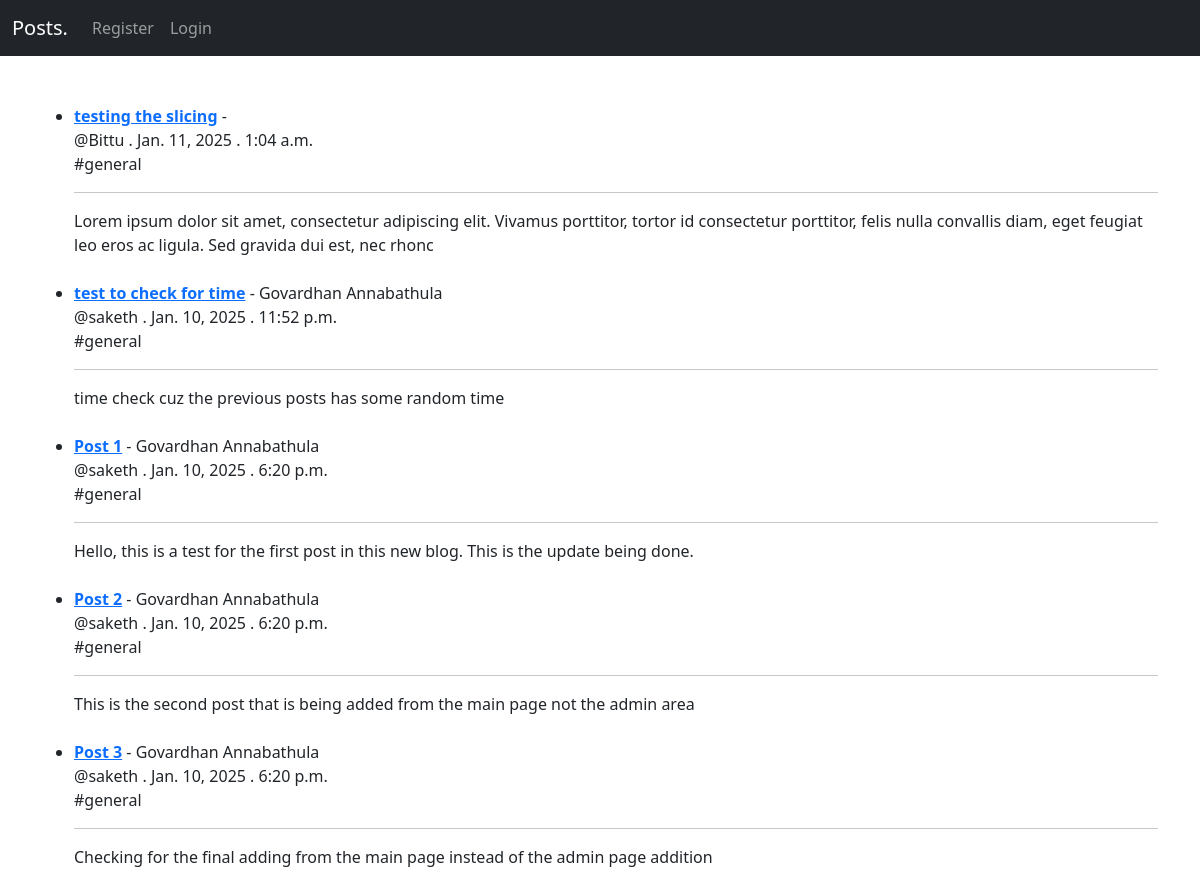
The app's page /, older data.
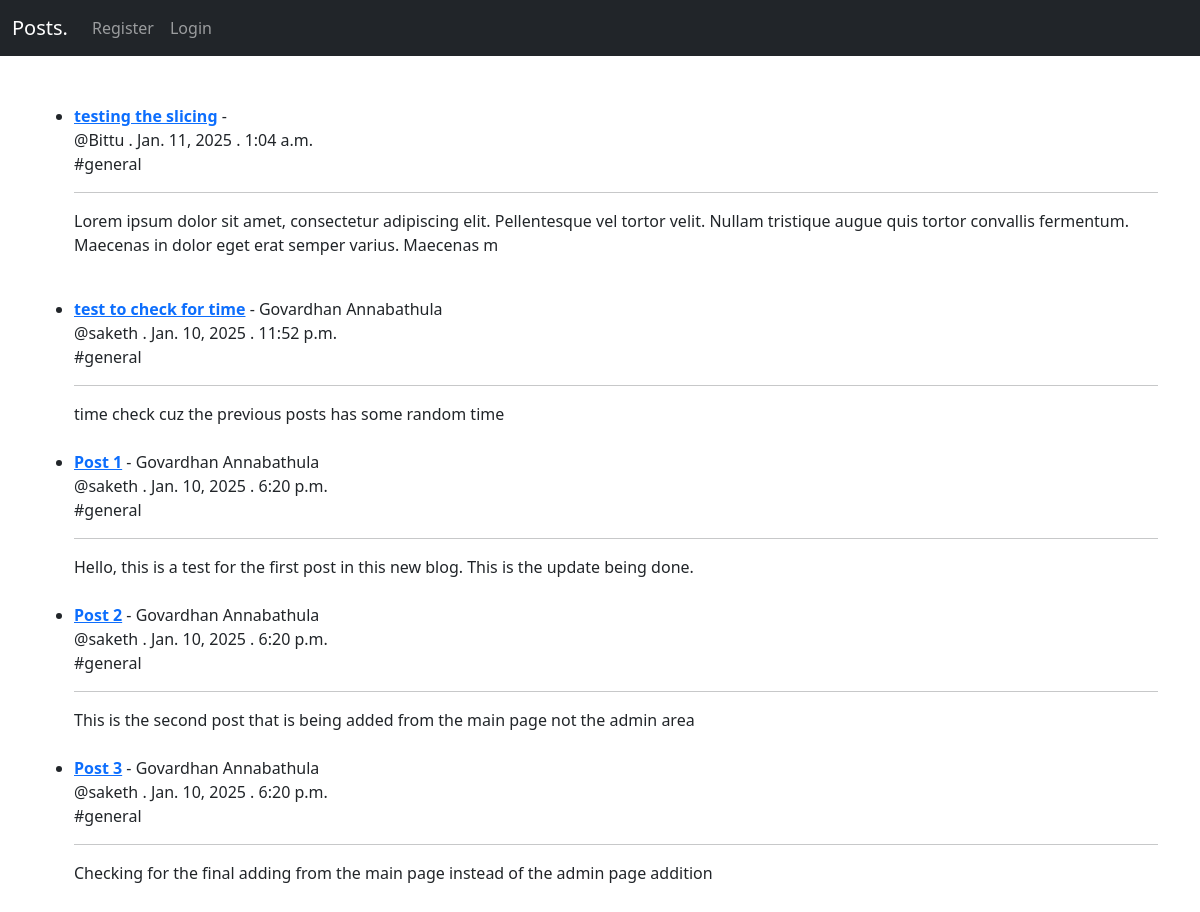
The same page, newer data.
### startBlog/models.py (models this page shows, shortened)
class Post(models.Model):
    title = models.CharField(max_length=255)
    author = models.ForeignKey(User, on_delete=models.CASCADE) #If user is deleted then this removes all the posts from the user
    body = models.TextField()
    post_date = models.DateField(auto_now_add=True)
    post_time = models.TimeField(auto_now_add=True)
    category = models.CharField(max_length=255, default="#general")

### startBlog/views.py (the view)
# urls.py: path('', HomeView.as_view(), name="home"), #using the class views
class HomeView(ListView):
    model = Post
    template_name = 'home.html'
    ordering = ['-post_date', '-post_time']

### startBlog/templates/home.html
{%  extends 'base.html' %}
{%  block content    %}
<br>
<ul>
{% for post in object_list %}
    <li><a href="{% url 'post-detail' post.pk %}"><b>{{  post.title }}</b></a> - {{  post.author.first_name }} {{  post.author.last_name }} <br/>
        @{{  post.author }} . {{ post.post_date }} . {{ post.post_time }}<br/>
        {{  post.category }}<br>
        <hr>
        {{ post.body|slice:":200"|safe }}</li>
    <br>
{% endfor %}
</ul>
{%  endblock    %}

### startBlog/templates/base.html (shortened to what this page needs)
<!DOCTYPE html>
<html lang="en">
<head>
    <link href="https://cdn.jsdelivr.net/npm/bootstrap@5.3.3/dist/css/bootstrap.min.css" rel="stylesheet">
</head>
<body>
    <nav class="navbar navbar-expand-lg bg-dark navbar-dark">
        <div class="container-fluid">
          <a class="navbar-brand" href="{%  url 'home'  %}">Posts.</a>
          <div class="collapse navbar-collapse" id="navbarSupportedContent">
            <ul class="navbar-nav me-auto mb-2 mb-lg-0">
              {% if user.is_authenticated %}
              <li class="nav-item">
                <a class="nav-link" href="{% url 'add-post' %}">Add Post</a>
              </li>
              <li class="nav-item">
                <a class="nav-link" href="{% url 'add-category' %}">Add Category</a>
              </li>
              <form method="post" action="{% url 'logout' %}" class="nav-item">
                {% csrf_token %}
                <button type="submit" class="nav-link">Log Out</button>
              </form>
              {% else %}
              <li class="nav-item">
                <a class="nav-link" href="{% url 'register' %}">Register</a>
              </li>
              <li class="nav-item">
                <a class="nav-link" href="{% url 'login' %}">Login</a>
              </li>
              {% endif %}
            </ul>
          </div>
        </div>
      </nav>
    <br>
    <div class="container">
        {%  block content    %}
        {%  endblock    %}
    </div>
</body>
</html>

Row changes from the older to the newer data that the page shows:
changed Post "testing the slicing": body "…amet, consectetur adipiscing elit. Vivamus porttitor, tortor id consectetur porttitor, felis nulla convallis diam, eget feugiat leo eros ac ligula. Sed gravida dui est, nec rhonc" → "…amet, consectetur adipiscing elit. Pellentesque vel tortor velit. Nullam tristique augue quis tortor convallis fermentum. Maecenas in dolor eget erat semper varius. Maecenas m"
